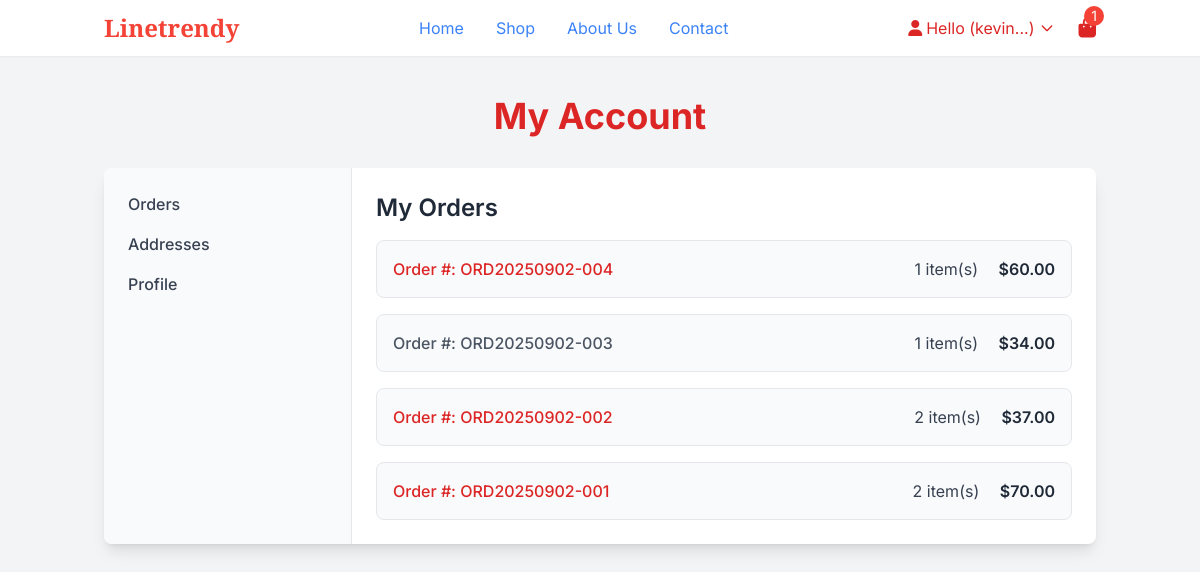
The app's page /account-page/ (signed in) with its own data.
### users/models.py (models this page shows, shortened)
class CustomUser(AbstractBaseUser, PermissionsMixin):
    ROLE_CHOICES = (
        ("customer", "Customer"),
        ("admin", "Admin"),
    )
    email = models.EmailField(unique=True)
    first_name = models.CharField(max_length=30, blank=True)
    last_name = models.CharField(max_length=30, blank=True)
    role = models.CharField(max_length=20, choices=ROLE_CHOICES, default="customer")
    is_active = models.BooleanField(default=True)
    is_staff = models.BooleanField(default=False)
    date_joined = models.DateTimeField(default=timezone.now)
    profile_picture = models.ImageField(upload_to='profile_pics/', null=True, blank=True)
    phone_number = models.CharField(max_length=15, blank=True)
    objects = CustomUserManager()
    USERNAME_FIELD = "email"
    REQUIRED_FIELDS = []

### linetrendy/models.py (models this page shows, shortened)
class Order(models.Model):
    STATUS_CHOICES = [
        ("placed", "Order Placed"),
        ("shipped", "Shipped"),
        ("delivered", "Delivered"),
        ("cancelled", "Cancelled"),
        ("refunded", "Refunded"),
    ]
    user = models.ForeignKey(settings.AUTH_USER_MODEL, on_delete=models.SET_NULL, null=True, blank=True)
    guest_email = models.EmailField(null=True, blank=True)
    cart = models.ForeignKey(Cart, on_delete=models.SET_NULL, null=True)
    payment_intent_id = models.CharField(max_length=255)
    total_amount = models.DecimalField(max_digits=10, decimal_places=2)
    shipping_fee = models.DecimalField(max_digits=10, decimal_places=2, default=Decimal("0.00"))   # ✅ new
    discount_amount = models.DecimalField(max_digits=10, decimal_places=2, default=Decimal("0.00")) # ✅ new
    created_at = models.DateTimeField(auto_now_add=True)
    status = models.CharField(
        max_length=20,
        choices=STATUS_CHOICES,
        default="placed"
    )
    order_number = models.CharField(max_length=30, blank=True, null=True)

### linetrendy/views.py (the view, shortened to what this page needs)
# urls.py: path('account-page/', views.account_page, name="account_page"),
@login_required
def account_page(request):
    orders = Order.objects.filter(user=request.user).order_by('-created_at')
    paginator = Paginator(orders, 10)
    page_number = request.GET.get('page')
    orders = paginator.get_page(page_number)
    addresses = ShippingAddress.objects.filter(user=request.user).order_by('-id')
    if request.method == "POST" and 'delete_address_id' in request.POST:
        address = get_object_or_404(ShippingAddress, id=request.POST.get("delete_address_id"), user=request.user)
        address.delete()
        messages.success(request, "Address deleted successfully.")
        return redirect("shop:account_page")
    context = {
        "orders": orders,
        "addresses": addresses,
        "user": request.user,  # template can access user's fields
    }
    return render(request, "linetrendy/account_page.html", context)

### linetrendy/context_processors.py (called while the page is built)
def cart_count(request):
    if request.user.is_authenticated:
        count = CartItem.objects.filter(cart__user=request.user).aggregate(
            total_quantity=Sum('quantity')
        )['total_quantity'] or 0
    else:
        from .utils import get_cart  # wherever your get_cart is defined
        cart = get_cart(request)
        count = cart.items.aggregate(total_quantity=Sum('quantity'))['total_quantity'] or 0
    return {'cart_count': count}

def category_list(request):
    categories = Category.objects.all()
    selected_category = request.GET.get('category')
    search_query = request.GET.get('q', '')
    try:
        selected_category = int(selected_category) if selected_category else None
    except (TypeError, ValueError):
        selected_category = None
    return {
        'categories': categories,
        'selected_category': selected_category,
        'search_query': search_query,
    }

### linetrendy/models.py (called while the page is built)
    def get_first_image(self):
        return self.images.first()

### linetrendy/templates/linetrendy/account_page.html (shortened to what this page needs)
{% extends 'linetrendy/base.html' %}
{% load static %}
{% block content %}
<section class="bg-gray-100 min-h-screen py-10">
  <div class="container mx-auto px-4">
    <h1 class="text-3xl md:text-4xl font-bold text-red-600 mb-8 text-center">My Account</h1>
    <div class="flex flex-col md:flex-row bg-white shadow-lg rounded-lg overflow-hidden">
      <div class="md:w-1/4 bg-gray-50 border-r border-gray-200 p-6">
        <ul class="space-y-4">
          <li>
            <button onclick="showTab('orders')"
                    class="w-full text-left font-medium text-gray-700 hover:text-red-600 transition-colors"
                    id="tab-orders-btn">
              Orders
            </button>
          </li>
          <li>
            <button onclick="showTab('address')"
                    class="w-full text-left font-medium text-gray-700 hover:text-red-600 transition-colors"
                    id="tab-address-btn">
              Addresses
            </button>
          </li>
          <li>
            <button onclick="showTab('profile')"
                    class="w-full text-left font-medium text-gray-700 hover:text-red-600 transition-colors"
                    id="tab-profile-btn">
              Profile
            </button>
          </li>
        </ul>
      </div>
      <div class="md:w-3/4 p-6">
        <div id="orders-tab" class="tab-content">
          <h2 class="text-2xl font-semibold text-gray-800 mb-4">My Orders</h2>
          {% if orders %}
            <div class="space-y-4">
              {% for order in orders %}
              <div class="border rounded-lg p-4 hover:shadow-lg transition-shadow bg-gray-50">
                <button type="button" class="w-full flex justify-between items-center text-left"
                        onclick="toggleOrder('{{ order.id }}')">
                  <div>
                    {% if order.status == "cancelled" %}
                      <span class="font-medium text-gray-600">Order #: {{ order.order_number }}</span>
                    {% else %}
                      <span class="font-medium text-red-600">Order #: {{ order.order_number }}</span>
                    {% endif %}
                  </div>
                  <div>
                    <span class="text-gray-700">{{ order.items.count }} item(s)</span>
                    <span class="ml-4 font-semibold text-gray-800">${{ order.total_amount|floatformat:2 }}</span>
                  </div>
                </button>
              </div>
              {% endfor %}
            </div>
          {% else %}
            <p class="text-gray-600">You have no orders yet.</p>
          {% endif %}
        </div>
      </div>
    </div>
  </div>
</section>
{% endblock %}

### linetrendy/templates/linetrendy/partials/navbar.html (shortened to what this page needs)
<header class="sticky top-0 z-50 bg-white shadow-sm">
    <div class="container mx-auto px-4 py-3">
        <div class="flex justify-between items-center">
            <a href="/" class="flex items-center">
                <span class="text-2xl font-heading font-bold text-accent">Linetrendy</span>
            </a>
            <nav class="hidden md:flex items-center space-x-8">
                <a href="/" class="text-blue-500 hover:text-accent transition">Home</a>
                <a href="{% url 'shop:shop' %}" class="text-blue-500 hover:text-accent transition">Shop</a>
                <a href="{% url 'shop:about' %}" class="text-blue-500 hover:text-accent transition">About Us</a>
                <a href="{% url 'shop:contact' %}" class="text-blue-500 hover:text-accent transition">Contact</a>
            </nav>
            <div class="hidden md:flex items-center space-x-6">
                {% if user.is_authenticated %}
                <div class="relative inline-block text-left" id="userDropdownContainer">
                    <button id="userDropdownBtn"
                        class="flex items-center text-red-600 hover:text-accent transition focus:outline-none">
                        <i class="fas fa-user mr-1"></i>
                        Hello ({{ user.email|slice:":5" }}...)
                        <svg class="w-4 h-4 ml-1 text-red-600" fill="none" stroke="currentColor" viewBox="0 0 24 24">
                        <path stroke-linecap="round" stroke-linejoin="round" stroke-width="2"
                            d="M19 9l-7 7-7-7" />
                        </svg>
                    </button>
                    </div>
                    {% else %}
                    <a href="{% url 'users:account_login' %}" class="text-red-600 hover:text-accent transition" aria-label="Account">
                    <i class="fas fa-user"></i>
                    </a>
                {% endif %}
                <a href="{% url 'shop:cart' %}" class="relative text-red-600 hover:text-accent transition" aria-label="Cart">
                    <i class="fas fa-shopping-bag text-lg md:text-xl"></i>
                    {% include "linetrendy/partials/cart_count.html" %}
                </a>
            </div>
        </div>
    </div>
</header>

### static/css/styles.css (style rules this page uses)
* { scroll-behavior: smooth; }
body { font-family: 'Inter', sans-serif; color: #000000; }

### records on screen
CustomUser: email "kevin"
Order: order_number "ORD20250902-004", items.count "1", total_amount "60.00"
Order: order_number "ORD20250902-003", items.count "1", total_amount "34.00"
Order: order_number "ORD20250902-002", items.count "2", total_amount "37.00"
Order: order_number "ORD20250902-001", items.count "2", total_amount "70.00"

### other values on screen
{{ cart_count }} "1"
